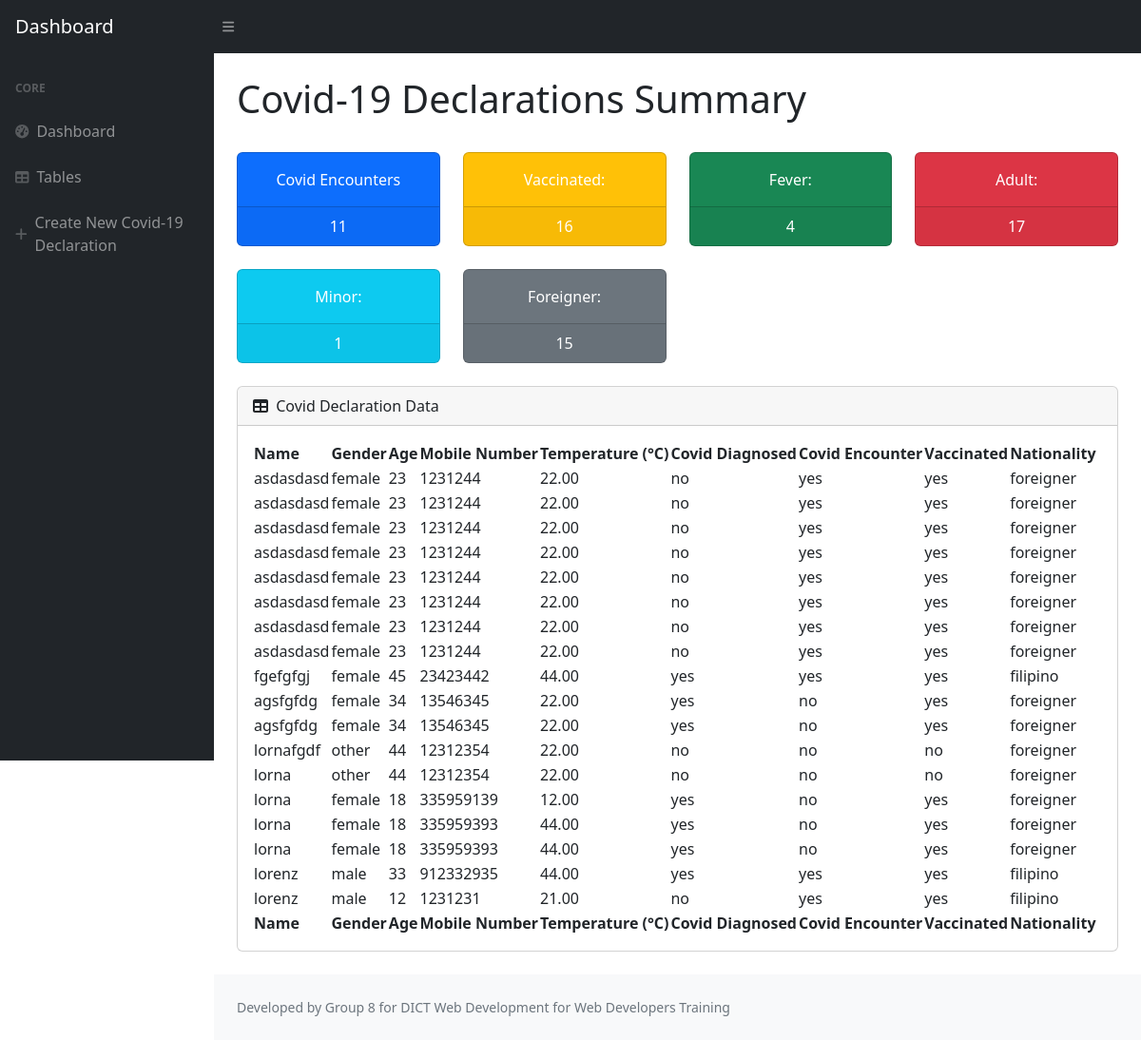
The page / on the database its author committed.
### tables this page shows
CREATE TABLE IF NOT EXISTS `declarations` (
  `id` int NOT NULL AUTO_INCREMENT,
  `full_name` varchar(255) NOT NULL,
  `gender` varchar(255) NOT NULL,
  `age` int NOT NULL DEFAULT '0',
  `mobile_num` int NOT NULL,
  `body_temp` decimal(5,2) NOT NULL,
  `covid_diagnosed` varchar(255) NOT NULL,
  `covid_encounter` varchar(255) NOT NULL,
  `vaccinated` varchar(50) NOT NULL,
  `nationality` varchar(50) NOT NULL,
  PRIMARY KEY (`id`)
);

### index.php (the view, shortened to what this page needs)
<?php
$host = "sql105.infinityfree.com";
$username = "if0_35099791";
$password = "uq5qlxmijKbkzD";
$database = "if0_35099791_covid_declaration";
$conn = new mysqli($host, $username, $password, $database);
$sql = "SELECT * FROM declarations ORDER BY id DESC";
$result = $conn->query($sql);
$sqlEncountersCount = "SELECT COUNT(*) AS encounters_count FROM declarations WHERE covid_encounter = 'yes'";
$resultEncountersCount = $conn->query($sqlEncountersCount);
$rowEncountersCount = $resultEncountersCount->fetch_assoc();
$encountersCountDeclarations = $rowEncountersCount['encounters_count'];
$sqlVaccinatedCount = "SELECT COUNT(*) AS vaccinated_count FROM declarations WHERE vaccinated = 'yes'";
$resultVaccinatedCount = $conn->query($sqlVaccinatedCount);
$rowVaccinatedCount = $resultVaccinatedCount->fetch_assoc();
$vaccinatedCountDeclarations = $rowVaccinatedCount['vaccinated_count'];
$sqlFeverCount = "SELECT COUNT(*) AS fever_count FROM declarations WHERE body_temp > 37";
$resultFeverCount = $conn->query($sqlFeverCount);
$rowFeverCount = $resultFeverCount->fetch_assoc();
$feverCount = $rowFeverCount['fever_count'];
$sqlAdult = "SELECT COUNT(*) AS adult_count FROM declarations WHERE age >= 18";
$resultAdult = $conn->query($sqlAdult);
$rowAdult = $resultAdult->fetch_assoc();
$adultCount = $rowAdult['adult_count'];
$sqlMinor = "SELECT COUNT(*) AS minor_count FROM declarations WHERE age < 18";
$resultMinor = $conn->query($sqlMinor);
$rowMinor = $resultMinor->fetch_assoc();
$minorCount = $rowMinor['minor_count'];
$sqlForeigner = "SELECT COUNT(*) AS foreigner_count FROM declarations WHERE nationality <> 'filipino'";
$resultForeigner = $conn->query($sqlForeigner);
$rowForeigner = $resultForeigner->fetch_assoc();
$foreignerCount = $rowForeigner['foreigner_count'];
?>
<!DOCTYPE html>
<html lang="en">
    <head>
        <link href="https://cdn.jsdelivr.net/npm/simple-datatables@7.1.2/dist/style.min.css" rel="stylesheet" />
        <link href="css/styles.css" rel="stylesheet" />
    </head>
    <body class="sb-nav-fixed">
        <nav class="sb-topnav navbar navbar-expand navbar-dark bg-dark">
            <a class="navbar-brand ps-3" href="index.php">Dashboard</a>
            <button class="btn btn-link btn-sm order-1 order-lg-0 me-4 me-lg-0" id="sidebarToggle" href="#!"><i class="fas fa-bars"></i></button>
        </nav>
        <div id="layoutSidenav">
            <div id="layoutSidenav_nav">
                <nav class="sb-sidenav accordion sb-sidenav-dark" id="sidenavAccordion">
                    <div class="sb-sidenav-menu">
                        <div class="nav">
                            <div class="sb-sidenav-menu-heading">Core</div>
                            <a class="nav-link" href="index.php">
                                <div class="sb-nav-link-icon"><i class="fas fa-tachometer-alt"></i></div>
                                Dashboard
                            </a>
                            <a class="nav-link" href="tables.php">
                                <div class="sb-nav-link-icon"><i class="fas fa-table"></i></div>
                                Tables
                            </a>
                            <a class="nav-link" href="entryform.php">
                                <div class="sb-nav-link-icon"><i class="fa-solid fa-plus"></i></i></div>
                                Create New Covid-19 Declaration
                            </a>
                        </div>
                    </div>
                </nav>
            </div>
            <div id="layoutSidenav_content">
                <main>
                    <div class="container-fluid px-4">
                        <h1 class="mt-4">Covid-19 Declarations Summary</h1>
                        <br>
                        <div class="row">
                            <div class="col-xl-3 col-md-6">
                                <div class="card bg-primary text-white mb-4">
                                    <div class="card-body d-flex align-items-center justify-content-center">Covid Encounters</div>
                                    <div class="card-footer d-flex align-items-center justify-content-center">
                                        <?php echo $encountersCountDeclarations; ?>
                                    </div>
                                </div>
                            </div>
                            <div class="col-xl-3 col-md-6">
                                <div class="card bg-warning text-white mb-4">
                                    <div class="card-body d-flex align-items-center justify-content-center">Vaccinated:</div>
                                    <div class="card-footer d-flex align-items-center justify-content-center">
                                        <?php echo $vaccinatedCountDeclarations; ?>
                                    </div>
                                </div>
                            </div>
                            <div class="col-xl-3 col-md-6">
                                <div class="card bg-success text-white mb-4">
                                    <div class="card-body d-flex align-items-center justify-content-center">Fever:</div>
                                    <div class="card-footer d-flex align-items-center justify-content-center">
                                        <?php echo $feverCount; ?>
                                    </div>
                                </div>
                            </div>
                            <div class="col-xl-3 col-md-6">
                                <div class="card bg-danger text-white mb-4">
                                    <div class="card-body d-flex align-items-center justify-content-center">Adult:</div>
                                    <div class="card-footer d-flex align-items-center justify-content-center">
                                        <?php echo $adultCount; ?>
                                    </div>
                                </div>
                            </div>
                            <div class="col-xl-3 col-md-6">
                                <div class="card bg-minor text-white mb-4">
                                    <div class="card-body d-flex align-items-center justify-content-center">Minor:</div>
                                    <div class="card-footer d-flex align-items-center justify-content-center">
                                        <?php echo $minorCount; ?>
                                    </div>
                                </div>
                            </div>
                            <div class="col-xl-3 col-md-6">
                                <div class="card bg-foreigner text-white mb-4">
                                    <div class="card-body d-flex align-items-center justify-content-center">Foreigner:</div>
                                    <div class="card-footer d-flex align-items-center justify-content-center">
                                        <?php echo $foreignerCount; ?>
                                    </div>
                                </div>
                            </div>
                        </div>
                        <div class="card mb-4">
                            <div class="card-header">
                                <i class="fas fa-table me-1"></i>
                                Covid Declaration Data
                            </div>
                            <div class="card-body">
                                <table id="datatablesSimple">
                                    <thead>
                                        <tr>
                                            <th>Name</th>
											<th>Gender</th>
											<th>Age</th>
											<th>Mobile Number</th>
											<th>Temperature (°C)</th>
											<th>Covid Diagnosed</th>
											<th>Covid Encounter</th>
											<th>Vaccinated</th>
											<th>Nationality</th>
                                        </tr>
                                    </thead>
                                    <tfoot>
                                        <tr>
                                            <th>Name</th>
											<th>Gender</th>
											<th>Age</th>
											<th>Mobile Number</th>
											<th>Temperature (°C)</th>
											<th>Covid Diagnosed</th>
											<th>Covid Encounter</th>
											<th>Vaccinated</th>
											<th>Nationality</th>
                                        </tr>
                                    </tfoot>
                                    <tbody>
                                         <?php
										if ($result->num_rows > 0) {
											while ($row = $result->fetch_assoc()) {
												echo "<tr>";
												echo "<td>" . $row['full_name'] . "</td>";
												echo "<td>" . $row['gender'] . "</td>";
												echo "<td>" . $row['age'] . "</td>";
												echo "<td>" . $row['mobile_num'] . "</td>";
												echo "<td>" . $row['body_temp'] . "</td>";
												echo "<td>" . $row['covid_diagnosed'] . "</td>";
												echo "<td>" . $row['covid_encounter'] . "</td>";
												echo "<td>" . $row['vaccinated'] . "</td>";
												echo "<td>" . $row['nationality'] . "</td>";
												echo "</tr>";
											}
										} else {
											echo "<tr><td colspan='7'>No declarations found.</td></tr>";
										}
										?>
                                    </tbody>
                                </table>
                            </div>
                        </div>
                    </div>
                </main>
                <footer class="py-4 bg-light mt-auto">
                    <div class="container-fluid px-4">
                        <div class="d-flex align-items-center justify-content-between small">
                            <div class="text-muted">Developed by Group 8 for DICT Web Development for Web Developers Training</div>
                        </div>
                    </div>
                </footer>
            </div>
        </div>
    </body>
</html>

### rows shown on the page
declarations: full_name "asdasdasd", gender "female", age "23", mobile_num "1231244", body_temp "22.00", covid_diagnosed "no", covid_encounter "yes", vaccinated "yes", nationality "foreigner"
declarations: full_name "asdasdasd", gender "female", age "23", mobile_num "1231244", body_temp "22.00", covid_diagnosed "no", covid_encounter "yes", vaccinated "yes", nationality "foreigner"
declarations: full_name "asdasdasd", gender "female", age "23", mobile_num "1231244", body_temp "22.00", covid_diagnosed "no", covid_encounter "yes", vaccinated "yes", nationality "foreigner"
declarations: full_name "asdasdasd", gender "female", age "23", mobile_num "1231244", body_temp "22.00", covid_diagnosed "no", covid_encounter "yes", vaccinated "yes", nationality "foreigner"
declarations: full_name "asdasdasd", gender "female", age "23", mobile_num "1231244", body_temp "22.00", covid_diagnosed "no", covid_encounter "yes", vaccinated "yes", nationality "foreigner"
declarations: full_name "asdasdasd", gender "female", age "23", mobile_num "1231244", body_temp "22.00", covid_diagnosed "no", covid_encounter "yes", vaccinated "yes", nationality "foreigner"
declarations: full_name "asdasdasd", gender "female", age "23", mobile_num "1231244", body_temp "22.00", covid_diagnosed "no", covid_encounter "yes", vaccinated "yes", nationality "foreigner"
declarations: full_name "asdasdasd", gender "female", age "23", mobile_num "1231244", body_temp "22.00", covid_diagnosed "no", covid_encounter "yes", vaccinated "yes", nationality "foreigner"
declarations: full_name "fgefgfgj", gender "female", age "45", mobile_num "23423442", body_temp "44.00", covid_diagnosed "yes", covid_encounter "yes", vaccinated "yes", nationality "filipino"
declarations: full_name "agsfgfdg", gender "female", age "34", mobile_num "13546345", body_temp "22.00", covid_diagnosed "yes", covid_encounter "no", vaccinated "yes", nationality "foreigner"
declarations: full_name "agsfgfdg", gender "female", age "34", mobile_num "13546345", body_temp "22.00", covid_diagnosed "yes", covid_encounter "no", vaccinated "yes", nationality "foreigner"
declarations: full_name "lornafgdf", gender "other", age "44", mobile_num "12312354", body_temp "22.00", covid_diagnosed "no", covid_encounter "no", vaccinated "no", nationality "foreigner"
declarations: full_name "lorna", gender "other", age "44", mobile_num "12312354", body_temp "22.00", covid_diagnosed "no", covid_encounter "no", vaccinated "no", nationality "foreigner"
declarations: full_name "lorna", gender "female", age "18", mobile_num "335959139", body_temp "12.00", covid_diagnosed "yes", covid_encounter "no", vaccinated "yes", nationality "foreigner"
declarations: full_name "lorna", gender "female", age "18", mobile_num "335959393", body_temp "44.00", covid_diagnosed "yes", covid_encounter "no", vaccinated "yes", nationality "foreigner"
declarations: full_name "lorna", gender "female", age "18", mobile_num "335959393", body_temp "44.00", covid_diagnosed "yes", covid_encounter "no", vaccinated "yes", nationality "foreigner"
declarations: full_name "lorenz", gender "male", age "33", mobile_num "912332935", body_temp "44.00", covid_diagnosed "yes", covid_encounter "yes", vaccinated "yes", nationality "filipino"
declarations: full_name "lorenz", gender "male", age "12", mobile_num "1231231", body_temp "21.00", covid_diagnosed "no", covid_encounter "yes", vaccinated "yes", nationality "filipino"

### other values the page prints
$encountersCountDeclarations "11"
$vaccinatedCountDeclarations "16"
$feverCount "4"
$adultCount "17"
$minorCount "1"
$foreignerCount "15"
